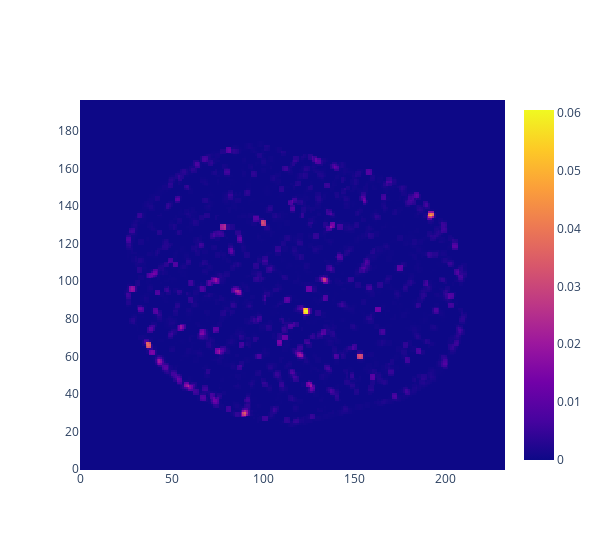

Write notebook code for a chart like this one.
### Code cell
r = frst.frst(p2_arr[:,:,79],3,3,0.02,1)
fig = go.Figure(data = go.Heatmap(z = ((r[:197,:233]>0.0)*r[:197,:233])))
fig.update_layout(width = 600, height = 550, autosize = False)

### Figure 1 — Plotly figure (JSON) as saved in the notebook; plotly's stock layout.template omitted (floating-point values rounded to 4 significant figures; data arrays with more than 128 entries replaced by an {"elided": "..."} marker saying what was removed)
{"data": [{"type": "heatmap", "z": {"elided": "197x233 float values"}}], "layout": {"autosize": false, "height": 550, "width": 600}}
